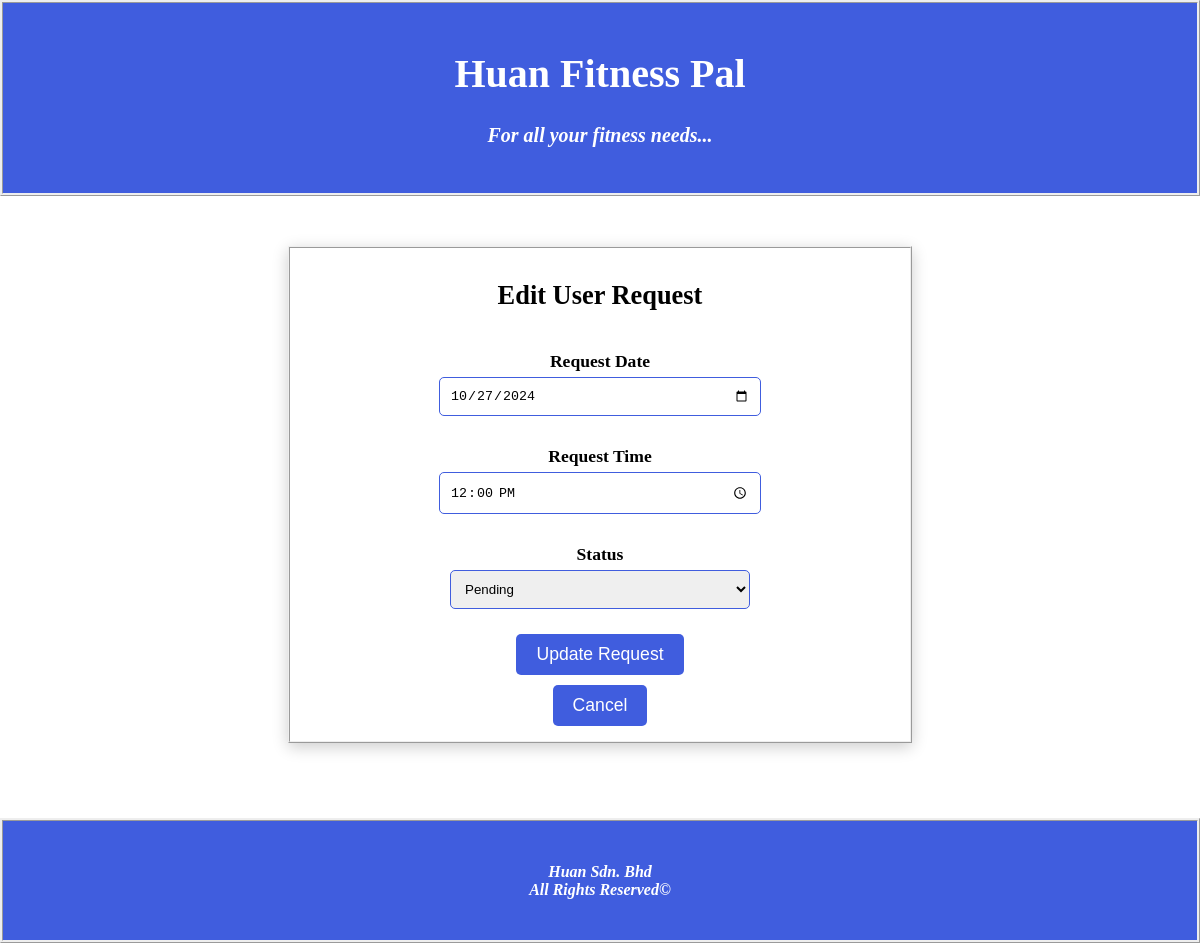
/edit.php?id=testuser@example.com, run on the app's committed database.
### tables this page shows
CREATE TABLE `appointment` (
  `name` varchar(225) NOT NULL,
  `email` varchar(225) NOT NULL,
  `app_date` date NOT NULL,
  `app_time` time NOT NULL,
  `status` varchar(225) NOT NULL
);

### edit.php (the view, shortened to what this page needs)
<?php
include("database.php");
if (isset($_GET['id'])) {
    $email = mysqli_real_escape_string($conn, $_GET['id']);
    $sql = "SELECT * FROM appointment WHERE email = '$email'";
    $result = mysqli_query($conn, $sql);
    if ($result && mysqli_num_rows($result) > 0) {
        $row = mysqli_fetch_assoc($result);
    } else {
        die("Record not found.");
    }
} else {
    die("No email provided.");
}
?>
<!DOCTYPE html>
<html lang="en">
<head>
</head>
<body>
<header>
    <h1 style="font-size: 40px">Huan Fitness Pal</h1>
    <h4 style="font-size: 20px"><i>For all your fitness needs...</i></h4>
</header>
<div class="urequest-panel">
    <h2>Edit User Request</h2>
    <form action="<?php echo $_SERVER['PHP_SELF'] . "?id=" . urlencode($email); ?>" method="POST">
        <label for="requestdate">Request Date</label>
        <input type="date" id="requestdate" name="requestdate" value="<?php echo htmlspecialchars($row['app_date']); ?>" required>
        <label for="requesttime">Request Time</label>
        <input type="time" id="requesttime" name="requesttime" value="<?php echo htmlspecialchars($row['app_time']); ?>" required>
        <label for="status">Status</label>
        <select id="status" name="status" required>
            <option value="Pending" <?php echo $row['status'] === 'Pending' ? 'selected' : ''; ?>>Pending</option>
        </select>
        <button type="submit">Update Request</button>
        <button type="button" class="cancel-button" onclick="window.location.href='admin.php';">Cancel</button>
    </form>
</div>
<footer>
    <h4>
    <i>Huan Sdn. Bhd</i><br>
    <i>All Rights Reserved&copy</i>
    </h4>
</footer>
</body>
</html>

### edit.php (style rules this page uses)
body { background-image: url('https://st4.depositphotos.com/1022135/25748/i/450/depositphotos_257486682-stock-photo-group-young-people-sportswear-talking.jpg'); background-size: cover; margin: 0; padding-bottom: 150px; }
header { right: 0; left: 0; text-align: center; color: white; background: #405dde; border-style: ridge; margin: 0; padding-top: 20px; padding-bottom: 20px; }
.urequest-panel { width: 80%; max-width: 600px; background: rgba(255, 255, 255, 0.9); color: black; text-align: center; margin: 50px auto; padding: 10px; font-size: 1.1em; border-style: ridge; border-width: 2px; box-shadow: 0 4px 15px rgba(0, 0, 0, 0.2); }
.urequest-panel h2 { margin-bottom: 30px; }
form { display: flex; flex-direction: column; align-items: center; }
label { margin: 10px 0 5px; font-weight: bold; }
input[type="text"], input[type="date"], input[type="time"], select { width: 90%; max-width: 300px; padding: 10px; margin-bottom: 20px; border: 1px solid #405dde; border-radius: 5px; }
button { padding: 10px 20px; background-color: #405dde; color: white; border: none; border-radius: 5px; cursor: pointer; font-size: 1em; margin: 5px; }
footer { text-align: center; color: white; background: #405dde; border-style: ridge; padding-top: 20px; padding-bottom: 20px; position: fixed; bottom: 0; left: 0; right: 0; z-index: 10; }

### data on the page
appointment: requestdate "10/27/2024", requesttime "12:00:00", status "Pending"
